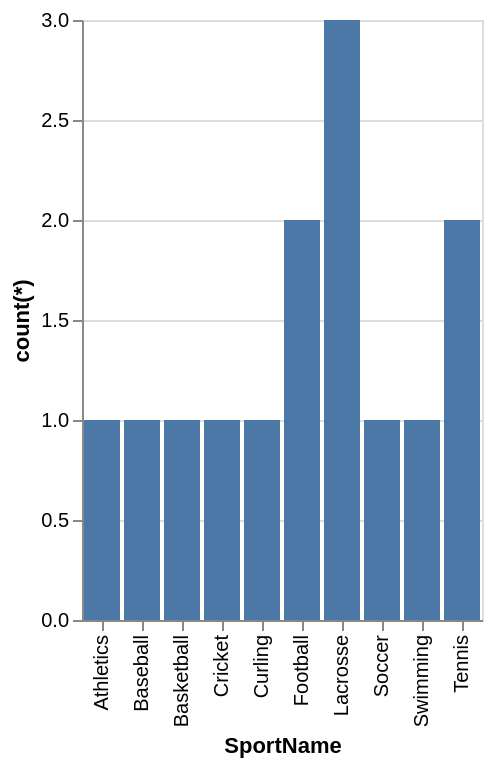

Specify this chart in Vega-Lite:
### Vega-Lite specification from a JSON file in a GitHub repository (floating-point values rounded to 4 significant figures)
{"data": {"values": [{"x_data": "Athletics", "y_data": 1}, {"x_data": "Baseball", "y_data": 1}, {"x_data": "Basketball", "y_data": 1}, {"x_data": "Cricket", "y_data": 1}, {"x_data": "Curling", "y_data": 1}, {"x_data": "Football", "y_data": 2}, {"x_data": "Lacrosse", "y_data": 3}, {"x_data": "Soccer", "y_data": 1}, {"x_data": "Swimming", "y_data": 1}, {"x_data": "Tennis", "y_data": 2}]}, "mark": "bar", "encoding": {"x": {"field": "x_data", "type": "nominal", "title": "SportName", "sort": "ascending"}, "y": {"field": "y_data", "type": "quantitative", "title": "count(*)"}}}
